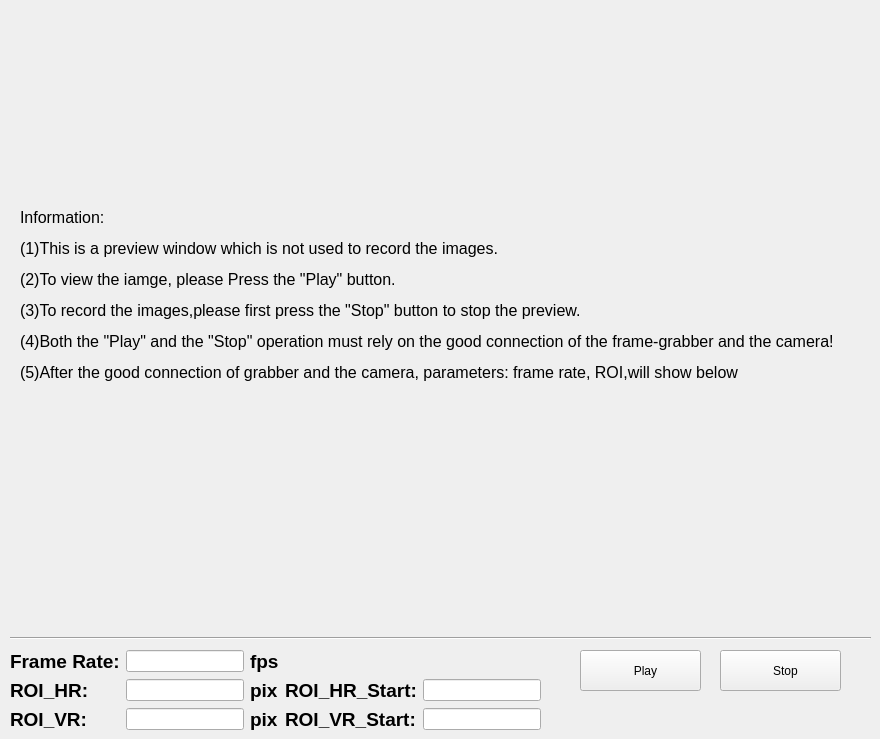
    <widget class="QWidget" name="tab_9">
     <attribute name="icon">
      <iconset resource="image.qrc">
       <normaloff>:/new/prefix1/images/preview.png</normaloff>:/new/prefix1/images/preview.png</iconset>
     </attribute>
     <attribute name="title">
      <string>Tab 2</string>
     </attribute>
     <widget class="QLabel" name="label_preview">
      <property name="geometry">
       <rect>
        <x>20</x>
        <y>10</y>
        <width>841</width>
        <height>611</height>
       </rect>
      </property>
      <property name="maximumSize">
       <size>
        <width>1000</width>
        <height>1000</height>
       </size>
      </property>
      <property name="text">
       <string>&lt;html&gt;&lt;head/&gt;&lt;body&gt;&lt;p&gt;&lt;span style=&quot; font-size:12pt;&quot;&gt;Information:&lt;/span&gt;&lt;/p&gt;&lt;p&gt;&lt;span style=&quot; font-size:12pt;&quot;&gt;(1)This is a preview window which is not used to record the images.&lt;/span&gt;&lt;/p&gt;&lt;p&gt;&lt;span style=&quot; font-size:12pt;&quot;&gt;(2)To view the iamge, please Press the &amp;quot;Play&amp;quot; button.&lt;/span&gt;&lt;/p&gt;&lt;p&gt;&lt;span style=&quot; font-size:12pt;&quot;&gt;(3)To record the images,please first press the &amp;quot;Stop&amp;quot; button to stop the preview.&lt;/span&gt;&lt;/p&gt;&lt;p&gt;&lt;span style=&quot; font-size:12pt;&quot;&gt;(4)Both the &amp;quot;Play&amp;quot; and the &amp;quot;Stop&amp;quot; operation must rely on the good connection of the frame-grabber and the camera!&lt;/span&gt;&lt;/p&gt;&lt;p&gt;&lt;span style=&quot; font-size:12pt;&quot;&gt;(5)After the good connection of grabber and the camera, parameters: frame rate, ROI,will show below&lt;/span&gt;&lt;/p&gt;&lt;p&gt;&lt;br/&gt;&lt;/p&gt;&lt;/body&gt;&lt;/html&gt;</string>
      </property>
     </widget>
     <widget class="Line" name="line_7">
      <property name="geometry">
       <rect>
        <x>10</x>
        <y>630</y>
        <width>861</width>
        <height>16</height>
       </rect>
      </property>
      <property name="orientation">
       <enum>Qt::Horizontal</enum>
      </property>
     </widget>
     <widget class="QPushButton" name="preview_play_pushButton">
      <property name="geometry">
       <rect>
        <x>580</x>
        <y>650</y>
        <width>121</width>
        <height>41</height>
       </rect>
      </property>
      <property name="styleSheet">
       <string notr="true">font: 20pt &quot;Agency FB&quot;;</string>
      </property>
      <property name="text">
       <string>   Play</string>
      </property>
      <property name="icon">
       <iconset resource="image.qrc">
        <normaloff>:/new/prefix1/images/start.png</normaloff>:/new/prefix1/images/start.png</iconset>
      </property>
      <property name="iconSize">
       <size>
        <width>30</width>
        <height>30</height>
       </size>
      </property>
     </widget>
     <widget class="QPushButton" name="preview_stop_pushButton">
      <property name="geometry">
       <rect>
        <x>720</x>
        <y>650</y>
        <width>121</width>
        <height>41</height>
       </rect>
      </property>
      <property name="styleSheet">
       <string notr="true">font: 20pt &quot;Agency FB&quot;;</string>
      </property>
      <property name="text">
       <string>   Stop</string>
      </property>
      <property name="icon">
       <iconset resource="image.qrc">
        <normaloff>:/new/prefix1/images/pause.png</normaloff>:/new/prefix1/images/pause.png</iconset>
      </property>
      <property name="iconSize">
       <size>
        <width>32</width>
        <height>32</height>
       </size>
      </property>
     </widget>
     <widget class="QWidget" name="gridLayoutWidget_4">
      <property name="geometry">
       <rect>
        <x>10</x>
        <y>650</y>
        <width>531</width>
        <height>80</height>
       </rect>
      </property>
      <layout class="QGridLayout" name="gridLayout_5">
       <item row="2" column="2">
        <widget class="QLabel" name="label_19">
         <property name="text">
          <string>&lt;html&gt;&lt;head/&gt;&lt;body&gt;&lt;p&gt;&lt;span style=&quot; font-size:14pt; font-weight:600;&quot;&gt;pix&lt;/span&gt;&lt;/p&gt;&lt;/body&gt;&lt;/html&gt;</string>
         </property>
        </widget>
       </item>
       <item row="2" column="1">
        <widget class="QLineEdit" name="preview_ROI_VR_lineEdit"/>
       </item>
       <item row="2" column="0">
        <widget class="QLabel" name="preview_roi_VR_label">
         <property name="text">
          <string>&lt;html&gt;&lt;head/&gt;&lt;body&gt;&lt;p&gt;&lt;span style=&quot; font-size:14pt; font-weight:600;&quot;&gt;ROI_VR:&lt;/span&gt;&lt;/p&gt;&lt;/body&gt;&lt;/html&gt;</string>
         </property>
        </widget>
       </item>
       <item row="1" column="2">
        <widget class="QLabel" name="label_18">
         <property name="text">
          <string>&lt;html&gt;&lt;head/&gt;&lt;body&gt;&lt;p&gt;&lt;span style=&quot; font-size:14pt; font-weight:600;&quot;&gt;pix&lt;/span&gt;&lt;/p&gt;&lt;/body&gt;&lt;/html&gt;</string>
         </property>
        </widget>
       </item>
       <item row="2" column="4">
        <widget class="QLineEdit" name="preview_VR_Start_lineEdit"/>
       </item>
       <item row="0" column="1">
        <widget class="QLineEdit" name="preview_frame_reta_lineEdit"/>
       </item>
       <item row="0" column="2">
        <widget class="QLabel" name="label_16">
         <property name="text">
          <string>&lt;html&gt;&lt;head/&gt;&lt;body&gt;&lt;p&gt;&lt;span style=&quot; font-size:14pt; font-weight:600;&quot;&gt;fps&lt;/span&gt;&lt;/p&gt;&lt;/body&gt;&lt;/html&gt;</string>
         </property>
        </widget>
       </item>
       <item row="1" column="0">
        <widget class="QLabel" name="preview_roi_HR_label">
         <property name="text">
          <string>&lt;html&gt;&lt;head/&gt;&lt;body&gt;&lt;p&gt;&lt;span style=&quot; font-size:14pt; font-weight:600;&quot;&gt;ROI_HR:&lt;/span&gt;&lt;/p&gt;&lt;/body&gt;&lt;/html&gt;</string>
         </property>
        </widget>
       </item>
       <item row="0" column="0">
        <widget class="QLabel" name="preview_frame_rate_label">
         <property name="text">
          <string>&lt;html&gt;&lt;head/&gt;&lt;body&gt;&lt;p&gt;&lt;span style=&quot; font-size:14pt; font-weight:600;&quot;&gt;Frame Rate:&lt;/span&gt;&lt;/p&gt;&lt;/body&gt;&lt;/html&gt;</string>
         </property>
        </widget>
       </item>
       <item row="1" column="1">
        <widget class="QLineEdit" name="preview_ROI_HR_lineEdit"/>
       </item>
       <item row="1" column="4">
        <widget class="QLineEdit" name="preview_roi_HR_start_lineEdit"/>
       </item>
       <item row="1" column="3">
        <widget class="QLabel" name="preview_roi_HR_Start_label">
         <property name="text">
          <string>&lt;html&gt;&lt;head/&gt;&lt;body&gt;&lt;p&gt;&lt;span style=&quot; font-size:14pt; font-weight:600;&quot;&gt;ROI_HR_Start:&lt;/span&gt;&lt;/p&gt;&lt;/body&gt;&lt;/html&gt;</string>
         </property>
        </widget>
       </item>
       <item row="2" column="3">
        <widget class="QLabel" name="preview_roi_VR_Start_label">
         <property name="text">
          <string>&lt;html&gt;&lt;head/&gt;&lt;body&gt;&lt;p&gt;&lt;span style=&quot; font-size:14pt; font-weight:600;&quot;&gt;ROI_VR_Start:&lt;/span&gt;&lt;/p&gt;&lt;/body&gt;&lt;/html&gt;</string>
         </property>
        </widget>
       </item>
      </layout>
     </widget>
    </widget>
